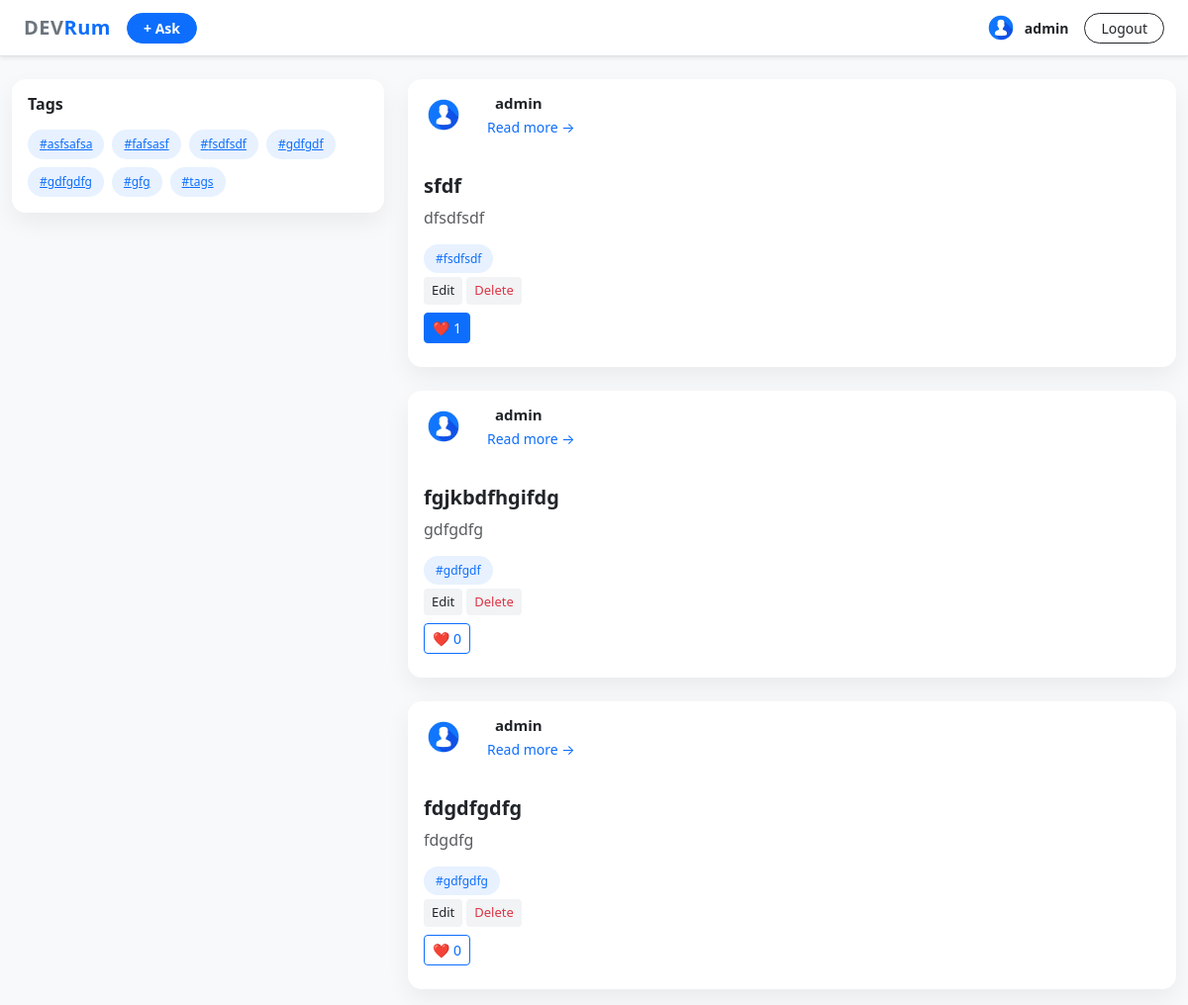
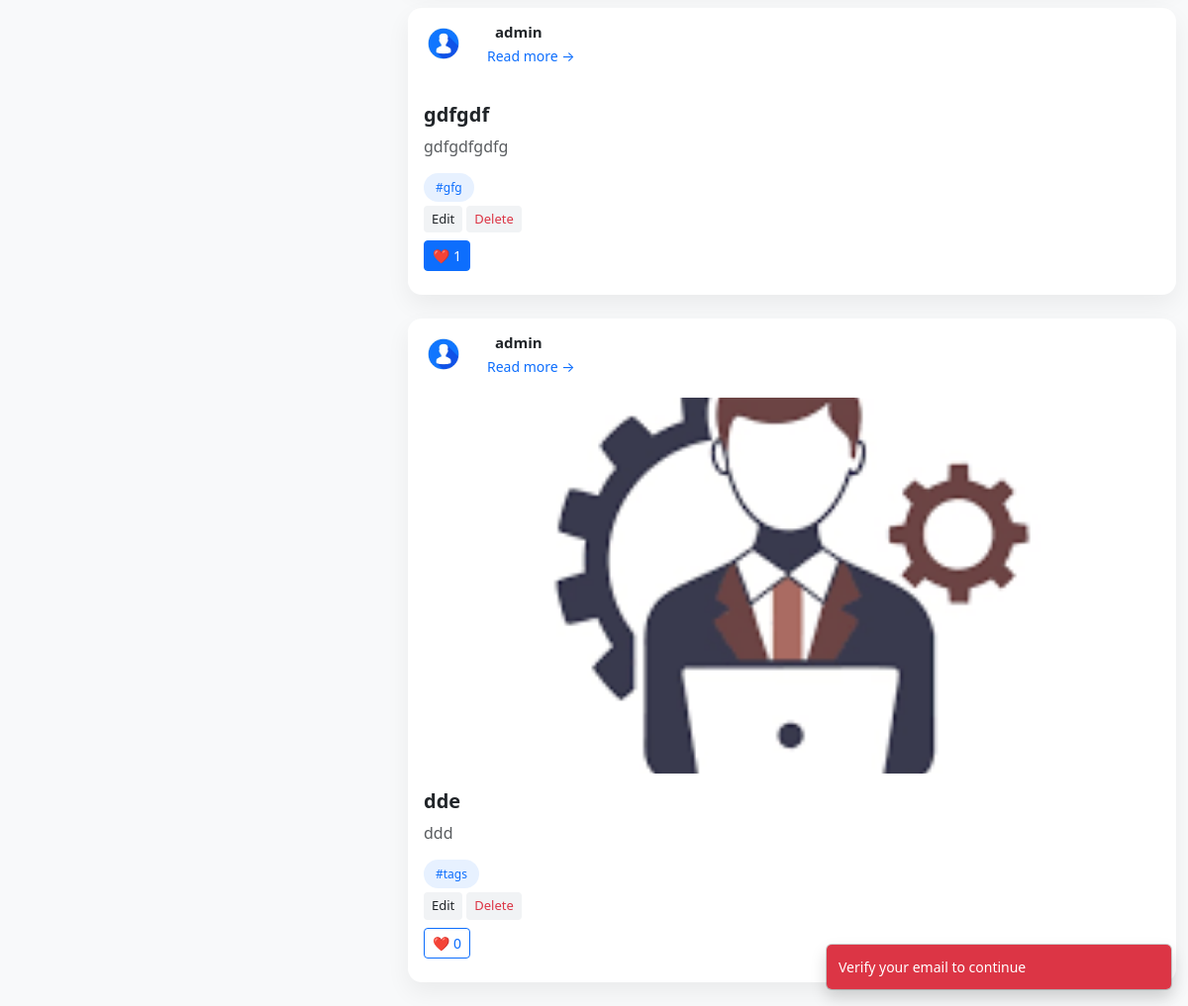
Screenshot of /posts/index.php (signed in) with the database file from the repository (2 pictures, top to bottom).
### tables this page shows
CREATE TABLE `tags` (
  `id` int(11) NOT NULL,
  `name` varchar(50) DEFAULT NULL
);

CREATE TABLE `posts` (
  `id` int(11) NOT NULL,
  `user_id` int(11) DEFAULT NULL,
  `title` varchar(255) DEFAULT NULL,
  `content` text,
  `image` varchar(255) DEFAULT NULL,
  `created_at` timestamp NOT NULL DEFAULT CURRENT_TIMESTAMP
);

CREATE TABLE `users` (
  `id` int(11) NOT NULL,
  `username` varchar(50) NOT NULL,
  `fullname` varchar(255) NOT NULL,
  `email` varchar(100) NOT NULL,
  `password` varchar(255) NOT NULL,
  `avatar` varchar(255) DEFAULT NULL,
  `bio` text,
  `created_at` timestamp NOT NULL DEFAULT CURRENT_TIMESTAMP
);

### posts/index.php (the view, shortened to what this page needs)
<?php
require "../db.php";
$query = "
SELECT posts.*, users.username, users.avatar
FROM posts
JOIN users ON users.id = posts.user_id
";
$posts = $conn->query($query);
$tags = $conn->query("SELECT * FROM tags");
?>
<!DOCTYPE html>
<html>
<head>
  <link href="https://cdn.jsdelivr.net/npm/bootstrap@5.3.2/dist/css/bootstrap.min.css" rel="stylesheet">
  <link rel="stylesheet" href="../css/style.css">
</head>
<body>
<nav class="navbar navbar-expand-lg fixed-top bg-white border-bottom shadow-sm">
  <div class="container-fluid px-4">
    <a class="navbar-brand fw-bold d-flex align-items-center gap-2" href="index.php">
      <span class="text-secondary">DEV<b class="text-primary">Rum</b></span>
    </a>
    <button
  class="btn btn-primary btn-sm px-3 rounded-pill fw-semibold"
  data-bs-toggle="modal"
  data-bs-target="#askModal">
  + Ask
</button>
    <div class="ms-auto d-flex align-items-center gap-3">
      <a href="../auth/profile.php"
         class="d-flex align-items-center gap-2 text-decoration-none text-dark">
        <img
          src="<?= $_SESSION['image'] ?? '../uploads/avatar/defult_profile.jpeg' ?>"
          class="rounded-circle"
          style="width:32px;height:32px;object-fit:cover;"
        >
        <span class="fw-semibold small"><?= $_SESSION['user'] ?></span>
      </a>
      <a href="../auth/logout.php"
         class="btn btn-outline-dark btn-sm px-3 rounded-pill">
        Logout
      </a>
    </div>
  </div>
</nav>
<div style="height:80px"></div>
<div class="container-fluid">
  <div class="row">
    <div class="col-md-4 mb-3">
      <div class="card p-3 sidebar">
        <h6 class="fw-bold mb-3">Tags</h6>
        <div class="d-flex flex-wrap gap-2">
          <?php while ($t = $tags->fetch_assoc()): ?>
            <a href="?tag=<?= $t['name'] ?>" class="badge-tag">#<?= $t['name'] ?></a>
          <?php endwhile; ?>
        </div>
      </div>
    </div>
    <div class="col-md-8 mx-auto">
      <?php while ($post = $posts->fetch_assoc()): ?>
        <div class="card mb-4">
          <div class="d-flex align-items-center gap-2 mb-2">
  <a href="../auth/user_profile.php?user_id=<?= $post['user_id'] ?>">
    <img
      src="<?= $post['avatar'] ? htmlspecialchars($post['avatar']) : '../uploads/avatar/defult_profile.jpeg' ?>"
      alt="avatar"
      class="rounded-circle border-lg m-3"
      style="width:40px; height:40px; object-fit:cover;"
    >
  </a>
  <div>
    <a
      href="../auth/user_profile.php?user_id=<?= $post['user_id'] ?>"
      class="text-decoration-none fw-bold text-dark p-2"
      style="font-size: 15px;"
    >
      <?= htmlspecialchars($post['username']) ?>
    </a>
    <div>
      <a
        href="view_post.php?post_id=<?= $post['id'] ?>"
        class="text-primary small text-decoration-none"
      >
        Read more →
      </a>
    </div>
  </div>
</div>
          <?php if ($post["image"]): ?>
            <img src="<?= $post['image'] ?>" class="card-img-top">
          <?php endif; ?>
          <div class="card-body">
            <h5 class="fw-semibold"><?= htmlspecialchars($post["title"]) ?></h5>
            <p class="text-muted"><?= nl2br(htmlspecialchars($post["content"])) ?></p>
            <div class="mb-2">
              <?php
              $tg = $conn->query("
                SELECT t.name FROM tags t
                JOIN post_tags pt ON pt.tag_id = t.id
                WHERE pt.post_id = {$post['id']}
              ");
              while ($tagRow = $tg->fetch_assoc()):
              ?>
                <span class="badge-tag">#<?= $tagRow["name"] ?></span>
              <?php endwhile; ?>
            </div>
            <div class="d-flex justify-content-between align-items-center mb-2">
              <?php if ($_SESSION["user_id"] == $post["user_id"]): ?>
                <div class="d-flex gap-1">
                  <a href="edit.php?id=<?= $post['id'] ?>" class="btn btn-soft btn-sm">Edit</a>
                  <a href="delete.php?id=<?= $post['id'] ?>"
                     onclick="return confirm('Delete this post?')"
                     class="btn btn-soft btn-sm text-danger">Delete</a>
                </div>
              <?php endif; ?>
            </div>
            <?php
            $likeCount = $conn->query(
              "SELECT COUNT(*) AS total FROM likes WHERE post_id={$post['id']}"
            )->fetch_assoc()["total"];
            $userLiked = $conn->query(
              "SELECT id FROM likes WHERE post_id={$post['id']} AND user_id={$_SESSION['user_id']}"
            )->num_rows > 0;
            ?>
            <div class="d-flex align-items-center gap-3 mb-2">
              <a href="like.php?post_id=<?= $post['id'] ?>"
                 class="btn btn-sm <?= $userLiked ? 'btn-primary' : 'btn-outline-primary' ?>"
                 onclick="return false;"
                 data-post-id="<?= $post['id'] ?>">
                ❤️ <span class="like-count"><?= $likeCount ?></span>
              </a>
            </div>
            </div>
      </div>
      <?php endwhile; ?>
    </div>
  </div>
</div>
<div class="toast-container position-fixed bottom-0 end-0 p-3">
  <div id="toast" class="toast">
    <div class="toast-body"></div>
  </div>
</div>
</body>
</html>

### css/style.css (style rules this page uses)
body { background-color: #f8f9fa; font-family: system-ui, -apple-system, BlinkMacSystemFont, sans-serif; }
.navbar-brand { font-weight: 700; letter-spacing: 0.5px; }
.card { border: none; border-radius: 14px; box-shadow: 0 10px 25px rgba(0,0,0,0.06); }
.card img { border-top-left-radius: 14px; border-top-right-radius: 14px; max-height: 380px; object-fit: cover; }
.badge-tag { background-color: #e7f1ff; color: #0d6efd; font-weight: 500; border-radius: 999px; padding: 6px 12px; font-size: 12px; }
.btn-soft { background-color: #f1f3f5; border: none; font-size: 13px; }
.sidebar { position: sticky; top: 80px; }

### rows the page displays
tags: name "asfsafsa"
tags: name "fafsasf"
tags: name "fsdfsdf"
tags: name "gdfgdf"
tags: name "gdfgdfg"
tags: name "gfg"
tags: name "tags"
posts: user.username "admin", title "sfdf", content "dfsdfsdf", likeCount "1"
posts: user.username "admin", title "fgjkbdfhgifdg", content "gdfgdfg", likeCount "0"
posts: user.username "admin", title "fdgdfgdfg", content "fdgdfg", likeCount "0"
posts: user.username "admin", title "gdfgdf", content "gdfgdfgdfg", likeCount "1"
posts: user.username "admin", image (picture), title "dde", content "ddd", likeCount "0"

### other values shown
$_SESSION['user'] "admin"
